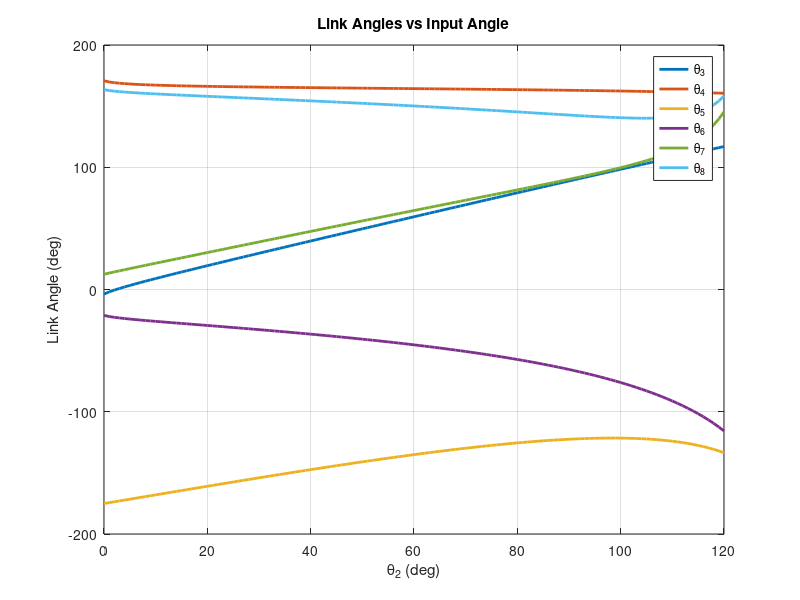
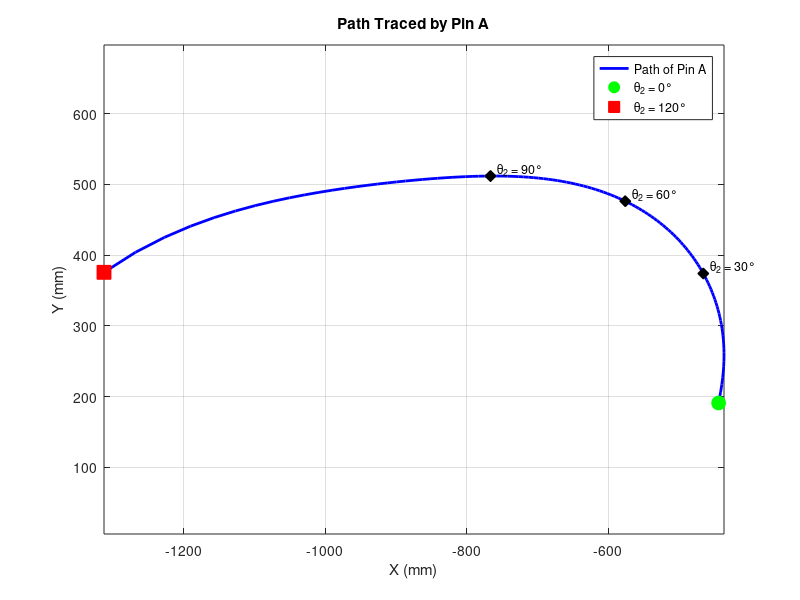

MATLAB code for these plots, in order: (Note: this script raises an error after producing the figures.)
% ENME 473 Project Deliverable 1 - Questions 3a & 3c
clc; clear; close all;

%% Known Values
R1 = sqrt(237.2^2 + 70.6^2);
R2 = 272.4;
R23 = 236.9;
R14 = 279.0;
R3 = 489.9;
R4 = 539.8;
R36 = 342.1;
R46 = 179.3;
R5 = 595.5;
R6 = 378.9;
R7 = 198.2;
R8 = 254.4;
RA = 336.9;         % distance from joint 7/8 to Pin A along link 8
theta1 = deg2rad(180 - atand(70.6/237.2));
alpha = deg2rad(3.2);
beta = deg2rad(3.5);
gamma = deg2rad(1.8);

% create the range of input angles
in = 0:120;
theta2_vals = deg2rad(in);

%% Posture Analysis (Newton-Raphson)

% store initial guesses
x = deg2rad([140 60 150 150 210 150])';

% create storage for angle values (radians)
theta23_vals = zeros(1, length(theta2_vals));
theta14_vals = zeros(1, length(theta2_vals));
theta46_vals = zeros(1, length(theta2_vals));
theta36_vals = zeros(1, length(theta2_vals));
theta8_vals  = zeros(1, length(theta2_vals));
theta7_vals  = zeros(1, length(theta2_vals));

% storage for Pin A coordinates
Ax = zeros(1, length(theta2_vals));
Ay = zeros(1, length(theta2_vals));

% storage for angular velocities
omegas = zeros(6, length(theta2_vals));
omega2 = 0.5; % input angular velocity (rad/s)

% loop through input values
for k = 1:length(theta2_vals)
    theta2 = theta2_vals(k);
    theta23 = x(1); theta14 = x(2); theta46 = x(3);
    theta36 = x(4); theta8  = x(5); theta7  = x(6);

    while true
        % store the force matrix
        f = [R2*cos(theta2-gamma) + R23*cos(theta23) - R14*cos(theta14) - R1*cos(theta1);
            R2*sin(theta2-gamma) + R23*sin(theta23) - R14*sin(theta14) - R1*sin(theta1);
            R2*cos(theta2-gamma) + R4*cos(theta23) + R46*cos(theta46) - R36*cos(theta36) - R3*cos(theta14+alpha) - R1*cos(theta1);
            R2*sin(theta2-gamma) + R4*sin(theta23) + R46*sin(theta46) - R36*sin(theta36) - R3*sin(theta14+alpha) - R1*sin(theta1);
            R2*cos(theta2-gamma) + R4*cos(theta23) + R6*cos(theta46) - R8*cos(theta8) + R7*cos(theta7) - R5*cos(theta36+beta) - R3*cos(theta14+alpha) - R1*cos(theta1);
            R2*sin(theta2-gamma) + R4*sin(theta23) + R6*sin(theta46) - R8*sin(theta8) + R7*sin(theta7) - R5*sin(theta36+beta) - R3*sin(theta14+alpha) - R1*sin(theta1)];

        % store the jacobian
        J = [-R23*sin(theta23),  R14*sin(theta14),              0,                    0,             0,            0;
            R23*cos(theta23), -R14*cos(theta14),              0,                    0,             0,            0;
            -R4*sin(theta23),   R3*sin(theta14+alpha), -R46*sin(theta46),  R36*sin(theta36),       0,            0;
            R4*cos(theta23),  -R3*cos(theta14+alpha),  R46*cos(theta46), -R36*cos(theta36),       0,            0;
            -R4*sin(theta23),   R3*sin(theta14+alpha), -R6*sin(theta46),   R5*sin(theta36+beta),  R8*sin(theta8), -R7*sin(theta7);
            R4*cos(theta23),  -R3*cos(theta14+alpha),  R6*cos(theta46),  -R5*cos(theta36+beta), -R8*cos(theta8),  R7*cos(theta7)];

        dx = J\f;
        x_new = x - dx;
        x_new = atan2(sin(x_new), cos(x_new));

        if norm(f,inf) < 1e-6 && norm(x_new - x,inf) < 1e-6
            x = x_new;
            break;
        end
        x = x_new;
        theta23 = x(1); theta14 = x(2); theta46 = x(3);
        theta36 = x(4); theta8  = x(5); theta7  = x(6);
    end

    % store posture results
    theta23_vals(k) = x(1);
    theta14_vals(k) = x(2);
    theta46_vals(k) = x(3);
    theta36_vals(k) = x(4);
    theta8_vals(k)  = x(5);
    theta7_vals(k)  = x(6);

    % velocity analysis: J * omega = -df/dtheta2 * omega2
    theta23 = x(1); theta14 = x(2); theta46 = x(3);
    theta36 = x(4); theta8  = x(5); theta7  = x(6);
    J = [-R23*sin(theta23),  R14*sin(theta14),              0,                    0,             0,            0;
          R23*cos(theta23), -R14*cos(theta14),              0,                    0,             0,            0;
         -R4*sin(theta23),   R3*sin(theta14+alpha), -R46*sin(theta46),  R36*sin(theta36),       0,            0;
          R4*cos(theta23),  -R3*cos(theta14+alpha),  R46*cos(theta46), -R36*cos(theta36),       0,            0;
         -R4*sin(theta23),   R3*sin(theta14+alpha), -R6*sin(theta46),   R5*sin(theta36+beta),  R8*sin(theta8), -R7*sin(theta7);
          R4*cos(theta23),  -R3*cos(theta14+alpha),  R6*cos(theta46),  -R5*cos(theta36+beta), -R8*cos(theta8),  R7*cos(theta7)];
    df_dt2 = [-R2*sin(theta2-gamma);
               R2*cos(theta2-gamma);
              -R2*sin(theta2-gamma);
               R2*cos(theta2-gamma);
              -R2*sin(theta2-gamma);
               R2*cos(theta2-gamma)];
    omegas(:,k) = J \ (-df_dt2 * omega2);

    % compute Pin A position: Origin -> R2 -> R4 -> R6 -> (R8+RA) extension
    % theta4 = theta23, theta6 = theta46
    Ax(k) = R2*cos(theta2-gamma) + R4*cos(x(1)) + R6*cos(x(3)) - R8*cos(x(5)) + RA*cos(x(5)+deg2rad(168));
    Ay(k) = R2*sin(theta2-gamma) + R4*sin(x(1)) + R6*sin(x(3)) - R8*sin(x(5)) + RA*sin(x(5)+deg2rad(168));
end

%% Post-process Angles

% convert to degrees with unwrapping
theta23_vals = rad2deg(unwrap(theta23_vals));
theta14_vals = rad2deg(unwrap(theta14_vals));
theta46_vals = rad2deg(unwrap(theta46_vals));
theta36_vals = rad2deg(unwrap(theta36_vals));
theta8_vals  = rad2deg(unwrap(theta8_vals));
theta7_vals  = rad2deg(unwrap(theta7_vals));

% calculate actual link angles using constraint equations
theta3_vals = theta14_vals + rad2deg(alpha);
theta4_vals = theta23_vals + rad2deg(gamma);
theta5_vals = theta36_vals + rad2deg(beta);
theta6_vals = theta46_vals;
theta7_vals = theta7_vals +180;
theta8_vals = theta8_vals +180;

% resolve repo-root/exports as the output directory
scriptDir = fileparts(mfilename('fullpath'));
repoRoot = scriptDir;
while ~isfolder(fullfile(repoRoot, '.git'))
    parentDir = fileparts(repoRoot);
    if strcmp(parentDir, repoRoot)
        repoRoot = scriptDir; % fallback if .git not found
        break;
    end
    repoRoot = parentDir;
end
outDir = fullfile(repoRoot, 'exports');
if ~isfolder(outDir); mkdir(outDir); end

%% Plot 1: Link Angles vs Input Angle (Q3a)
figure
plot(in, theta3_vals, 'LineWidth', 2)
hold on
plot(in, theta4_vals, 'LineWidth', 2)
plot(in, theta5_vals, 'LineWidth', 2)
plot(in, theta6_vals, 'LineWidth', 2)
plot(in, theta7_vals, 'LineWidth', 2)
plot(in, theta8_vals, 'LineWidth', 2)
xlabel('\theta_2 (deg)')
ylabel('Link Angle (deg)')
title('Link Angles vs Input Angle')
legend('\theta_3','\theta_4','\theta_5','\theta_6','\theta_7','\theta_8','Location','best')
grid on
box on
exportgraphics(gcf, fullfile(outDir, 'ENME_473_Project_3a.png'), 'Resolution', 600);

%% Plot 2: Path Traced by Pin A (Q3c)
figure
plot(Ax, Ay, 'b-', 'LineWidth', 2)
hold on
% mark start and end points
plot(Ax(1),   Ay(1),   'go', 'MarkerSize', 10, 'MarkerFaceColor', 'g', 'DisplayName', '\theta_2 = 0°')
plot(Ax(end), Ay(end), 'rs', 'MarkerSize', 10, 'MarkerFaceColor', 'r', 'DisplayName', '\theta_2 = 120°')
% mark every 30 degrees
for idx = [31 61 91]  % theta2 = 30, 60, 90
    plot(Ax(idx), Ay(idx), 'kd', 'MarkerSize', 8, 'MarkerFaceColor', 'k', 'HandleVisibility', 'off')
    text(Ax(idx)+10, Ay(idx)+10, sprintf('\\theta_2 = %d°', in(idx)), 'FontSize', 9)
end
xlabel('X (mm)')
ylabel('Y (mm)')
title('Path Traced by Pin A')
legend('Path of Pin A', '\theta_2 = 0°', '\theta_2 = 120°', 'Location', 'best')
grid on
box on
axis equal
exportgraphics(gcf, fullfile(outDir, 'ENME_473_Project_3c.png'), 'Resolution', 600);

%% Write tables to Excel
filename = fullfile(outDir, 'Q3_Results.xlsx');

% Q3a - Link Angles
T_angles = table(in', theta3_vals', theta4_vals', theta5_vals', ...
    theta6_vals', theta7_vals', theta8_vals', ...
    'VariableNames', {'Theta2_deg','Theta3','Theta4','Theta5','Theta6','Theta7','Theta8'});
writetable(T_angles, filename, 'Sheet', 'Link Angles');

% Q3b - Angular Velocities
% omegas rows: [t23, t14, t46, t36, t8, t7]
T_vel = table(in', omegas(2,:)', omegas(1,:)', omegas(4,:)', ...
    omegas(3,:)', omegas(6,:)', omegas(5,:)', ...
    'VariableNames', {'Theta2_deg','omega3','omega4','omega5','omega6','omega7','omega8'});
writetable(T_vel, filename, 'Sheet', 'Angular Velocities');

% Q3c - Pin A Position
T_pinA = table(in', Ax', Ay', ...
    'VariableNames', {'Theta2_deg','X_A_mm','Y_A_mm'});
writetable(T_pinA, filename, 'Sheet', 'Pin A Position');

fprintf('Q3 results written to %s\n', filename);

%% Print summary tables for key angles
idx = [1 31 61 91 121]; % theta2 = 0, 30, 60, 90, 120

fprintf('\n=== Link Angles (degrees) ===\n');
fprintf('%10s %10s %10s %10s %10s %10s %10s\n', ...
    'Theta 2', 'Theta 3', 'Theta 4', 'Theta 5', 'Theta 6', 'Theta 7', 'Theta 8');
for k = idx
    fprintf('%10d %10.2f %10.2f %10.2f %10.2f %10.2f %10.2f\n', ...
        in(k), theta3_vals(k), theta4_vals(k), theta5_vals(k), ...
        theta6_vals(k), theta7_vals(k), theta8_vals(k));
end

fprintf('\n=== Angular Velocities (rad/s) ===\n');
fprintf('%10s %10s %10s %10s %10s %10s %10s\n', ...
    'Theta 2', 'omega3', 'omega4', 'omega5', 'omega6', 'omega7', 'omega8');
for k = idx
    fprintf('%10d %10.4f %10.4f %10.4f %10.4f %10.4f %10.4f\n', ...
        in(k), omegas(2,k), omegas(1,k), omegas(4,k), ...
        omegas(3,k), omegas(6,k), omegas(5,k));
end

fprintf('\n=== Pin A Position (mm) ===\n');
fprintf('%10s %12s %12s\n', 'Theta 2', 'X_A', 'Y_A');
for k = idx
    fprintf('%10d %12.2f %12.2f\n', in(k), Ax(k), Ay(k));
end
